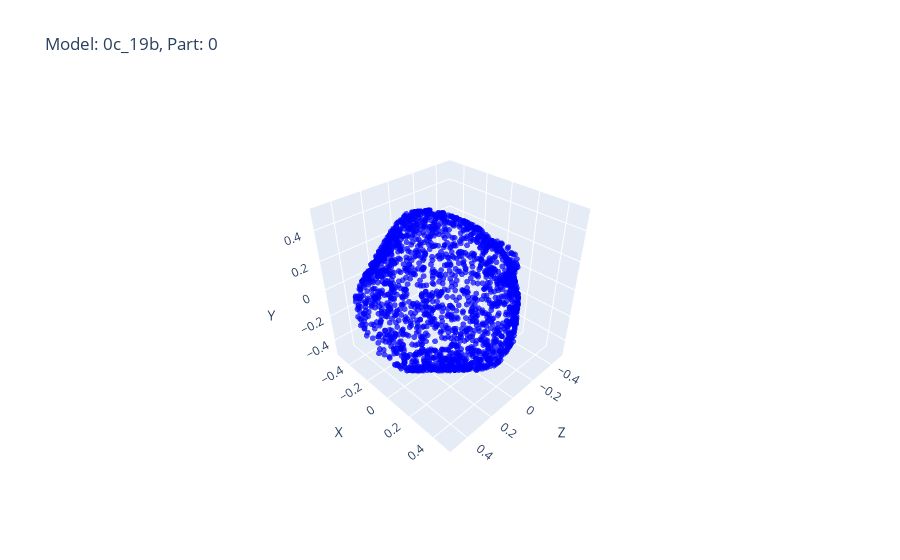

Write notebook code for a chart like this one.
### Code cell
visualize_part(dataset, 0, 0).show()

### Figure 1 — Plotly figure (JSON) as saved in the notebook; plotly's stock layout.template omitted (floating-point values rounded to 4 significant figures; data arrays with more than 128 entries replaced by an {"elided": "..."} marker saying what was removed)
{"data": [{"marker": {"color": "blue", "opacity": 0.7, "size": 2}, "mode": "markers", "name": "Part Points", "type": "scatter3d", "x": {"elided": "2048 float values"}, "y": {"elided": "2048 float values"}, "z": {"elided": "2048 float values"}}], "layout": {"scene": {"camera": {"center": {"x": 0, "y": 0, "z": 0}, "eye": {"x": 1.5, "y": 1.5, "z": 1.5}, "up": {"x": 0, "y": 1, "z": 0}}, "xaxis": {"title": {"text": "X"}}, "yaxis": {"title": {"text": "Y"}}, "zaxis": {"title": {"text": "Z"}}}, "title": {"text": "Model: 0c_19b, Part: 0"}}}
